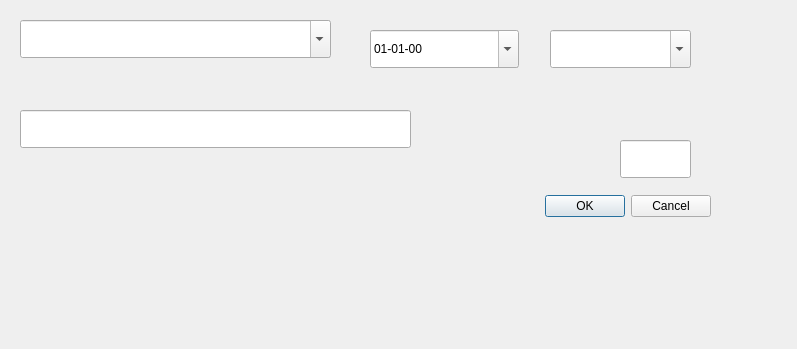
<?xml version="1.0" encoding="UTF-8"?>
<ui version="4.0">
 <class>historialPreciosDialog</class>
 <widget class="QDialog" name="historialPreciosDialog">
  <property name="geometry">
   <rect>
    <x>0</x>
    <y>0</y>
    <width>797</width>
    <height>349</height>
   </rect>
  </property>
  <property name="windowTitle">
   <string>Nuevo precio</string>
  </property>
  <widget class="QDialogButtonBox" name="dialogButtonBox">
   <property name="geometry">
    <rect>
     <x>370</x>
     <y>190</y>
     <width>341</width>
     <height>32</height>
    </rect>
   </property>
   <property name="orientation">
    <enum>Qt::Horizontal</enum>
   </property>
   <property name="standardButtons">
    <set>QDialogButtonBox::Cancel|QDialogButtonBox::Ok</set>
   </property>
  </widget>
  <widget class="QDateEdit" name="fechaDateEdit">
   <property name="geometry">
    <rect>
     <x>370</x>
     <y>30</y>
     <width>149</width>
     <height>38</height>
    </rect>
   </property>
   <property name="displayFormat">
    <string>dd-MM-yy</string>
   </property>
   <property name="calendarPopup">
    <bool>true</bool>
   </property>
  </widget>
  <widget class="QLineEdit" name="importeLineEdit">
   <property name="geometry">
    <rect>
     <x>620</x>
     <y>140</y>
     <width>71</width>
     <height>38</height>
    </rect>
   </property>
   <property name="alignment">
    <set>Qt::AlignRight|Qt::AlignTrailing|Qt::AlignVCenter</set>
   </property>
  </widget>
  <widget class="QLineEdit" name="descripcionLineEdit">
   <property name="geometry">
    <rect>
     <x>20</x>
     <y>110</y>
     <width>391</width>
     <height>38</height>
    </rect>
   </property>
   <property name="alignment">
    <set>Qt::AlignLeading|Qt::AlignLeft|Qt::AlignVCenter</set>
   </property>
  </widget>
  <widget class="QComboBox" name="proveedoresComboBox">
   <property name="geometry">
    <rect>
     <x>550</x>
     <y>30</y>
     <width>141</width>
     <height>38</height>
    </rect>
   </property>
   <property name="editable">
    <bool>true</bool>
   </property>
  </widget>
  <widget class="QComboBox" name="productosSeguidosComboBox">
   <property name="geometry">
    <rect>
     <x>20</x>
     <y>20</y>
     <width>311</width>
     <height>38</height>
    </rect>
   </property>
   <property name="editable">
    <bool>true</bool>
   </property>
  </widget>
 </widget>
 <resources/>
 <connections>
  <connection>
   <sender>dialogButtonBox</sender>
   <signal>accepted()</signal>
   <receiver>historialPreciosDialog</receiver>
   <slot>accept()</slot>
   <hints>
    <hint type="sourcelabel">
     <x>248</x>
     <y>254</y>
    </hint>
    <hint type="destinationlabel">
     <x>157</x>
     <y>274</y>
    </hint>
   </hints>
  </connection>
  <connection>
   <sender>dialogButtonBox</sender>
   <signal>rejected()</signal>
   <receiver>historialPreciosDialog</receiver>
   <slot>reject()</slot>
   <hints>
    <hint type="sourcelabel">
     <x>316</x>
     <y>260</y>
    </hint>
    <hint type="destinationlabel">
     <x>286</x>
     <y>274</y>
    </hint>
   </hints>
  </connection>
 </connections>
</ui>
